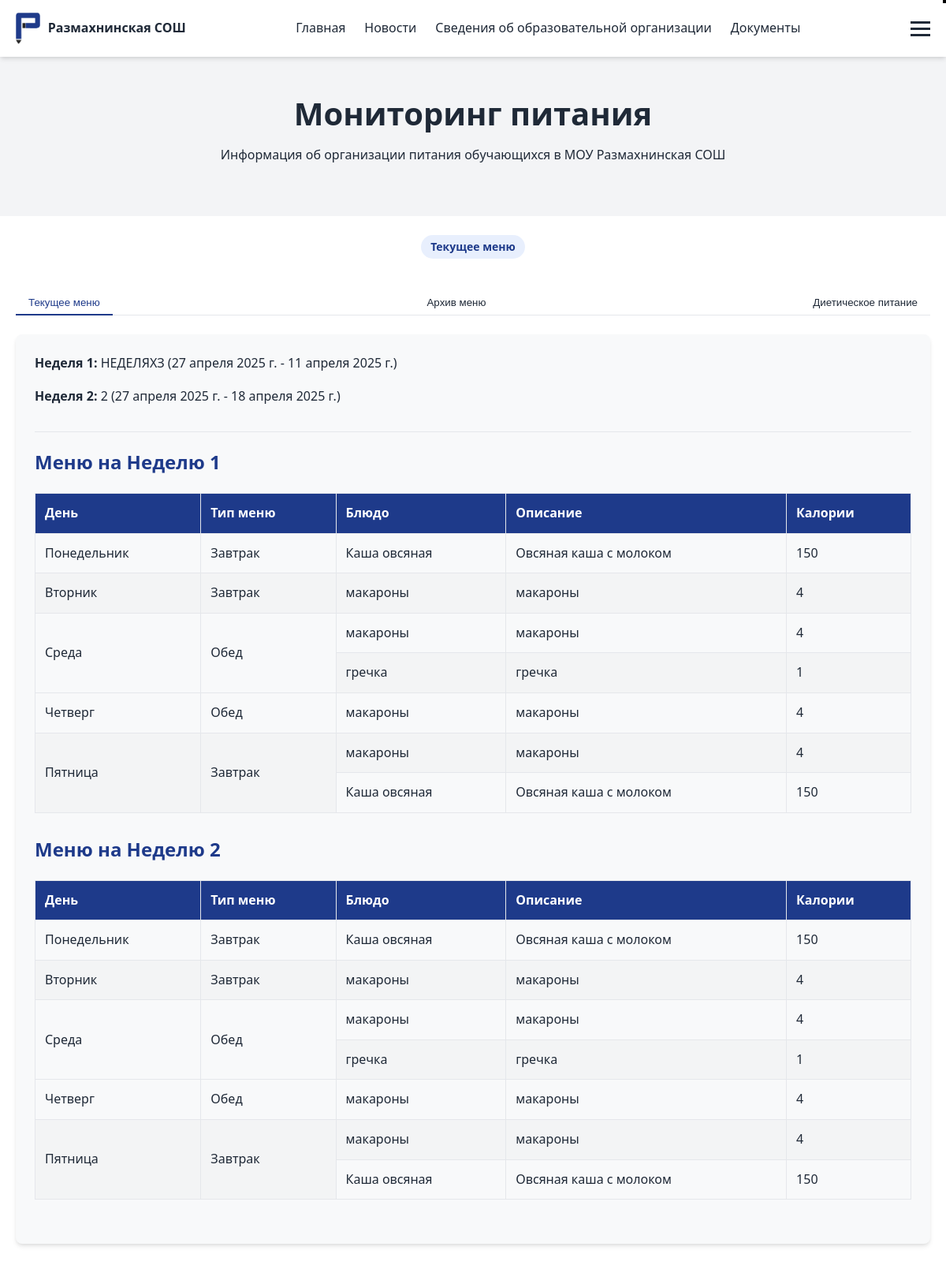
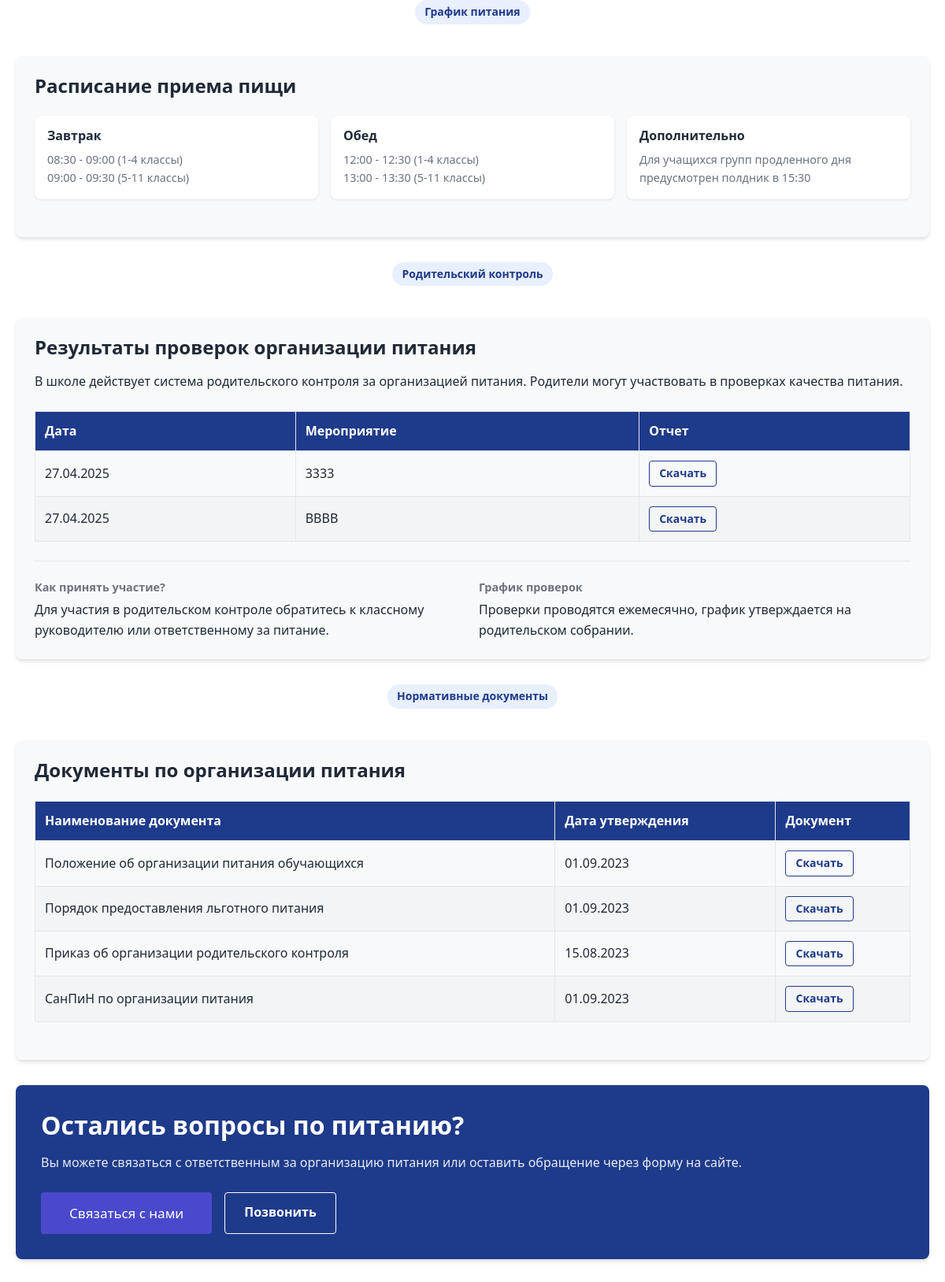
The page /food-monitoring/ (upper part) on the database its author committed (2 pictures, top to bottom).
### www/models.py (models this page shows, shortened)
class MenuWeek(models.Model):
    name = models.CharField(max_length=100)  # Например, "Неделя 1", "Неделя 2"
    start_date = models.DateField()
    end_date = models.DateField()
    is_active = models.BooleanField(default=False)
    days = models.ManyToManyField(MenuDay, related_name='menu_weeks')
    class Meta:
        verbose_name = "Неделя меню"
        verbose_name_plural = "Недели меню"

class MenuType(models.Model):
    name = models.CharField(max_length=100)  # Например, "Завтрак", "Обед", "Ужин"
    class Meta:
        verbose_name = "Тип меню"
        verbose_name_plural = "Типы меню"

class MenuItem(models.Model):
    name = models.CharField(max_length=200)
    description = models.TextField(blank=True, null=True)
    calories = models.IntegerField(default=0)
    proteins = models.FloatField(default=0)
    fats = models.FloatField(default=0)
    carbohydrates = models.FloatField(default=0)
    image = models.ImageField(upload_to='food_images/', blank=True, null=True)
    class Meta:
        verbose_name = "Блюдо"
        verbose_name_plural = "Блюда"

class FoodMonitoringReport(models.Model):
    date = models.DateField()
    report_file = models.FileField(upload_to='food_monitoring_reports/')
    description = models.TextField(blank=True, null=True)
    class Meta:
        verbose_name = "Отчет о мониторинге питания"
        verbose_name_plural = "Отчеты о мониторинге питания"

### www/views.py (the view, shortened to what this page needs)
# urls.py: path('food-monitoring/', food_monitoring, name='food_monitoring'),
def food_monitoring(request):
    active_week = MenuWeek.objects.filter(is_active=True).first() or MenuWeek.objects.first()
    second_week = MenuWeek.objects.exclude(id=active_week.id).first() if active_week else None
    food_schedule = FoodSchedule.objects.all().order_by('start_time')
    monitoring_reports = FoodMonitoringReport.objects.all().order_by('-date')[:5]
    food_documents = FoodDocument.objects.all().order_by('-upload_date')
    week_data = {}
    if active_week:
        week_data['week1'] = {
            'name': active_week.name,
            'start_date': active_week.start_date,
            'end_date': active_week.end_date,
            'days': []
        }
        for day in active_week.days.all():
            day_data = {
                'day': day.get_day_display(),
                'menu_type': day.menu_type.name,
                'items': []
            }
            for item in day.items.all():
                day_data['items'].append({
                    'name': item.name,
                    'description': item.description,
                    'calories': item.calories,
                    'proteins': item.proteins,
                    'fats': item.fats,
                    'carbs': item.carbohydrates,
                    'image': item.image.url if item.image else None,
                })
            week_data['week1']['days'].append(day_data)
        if second_week:
            week_data['week2'] = {
                'name': second_week.name,
                'start_date': second_week.start_date,
                'end_date': second_week.end_date,
                'days': []
            }
            for day in second_week.days.all():
                day_data = {
                    'day': day.get_day_display(),
                    'menu_type': day.menu_type.name,
                    'items': []
                }
                for item in day.items.all():
                    day_data['items'].append({
                        'name': item.name,
                        'description': item.description,
                        'calories': item.calories,
                        'proteins': item.proteins,
                        'fats': item.fats,
                        'carbs': item.carbohydrates,
                        'image': item.image.url if item.image else None,
                    })
                week_data['week2']['days'].append(day_data)
    context = {
        'primary_menu': week_data,
        'food_schedule': food_schedule,
        'monitoring_reports': monitoring_reports,
        'food_documents': food_documents,
        'page_title': 'Мониторинг питания',
        'page_description': 'Информация о школьном питании, меню, расписании и мониторинге'
    }
    return render(request, 'food_monitoring.html', context)

### templates/food_monitoring.html (shortened to what this page needs)
{% extends 'include/base.html' %}
{% load static %}
{% block content %}
<section class="page-header">
    <div class="container">
        <h1>Мониторинг питания</h1>
        <p>Информация об организации питания обучающихся в МОУ Размахнинская СОШ</p>
    </div>
</section>
<div class="container">
    <div class="education-programs">
        <div class="education-tabs">
                                   <div class="section-header">
           <span class="section-badge">Текущее меню</span>
        </div>
            <div class="tabs-nav">
                <button class="tab-btn active" data-tab="current-menu">Текущее меню</button>
                <button class="tab-btn" data-tab="archive-menu">Архив меню</button>
                <button class="tab-btn" data-tab="diet-menu">Диетическое питание</button>
            </div>
            <div class="tabs-content">
                <div class="tab-pane active" id="current-menu">
                    {% if primary_menu %}
                    <div class="education-card">
                        <div class="menu-header">
                            {% if primary_menu.week1 %}
                                <p><strong>Неделя 1:</strong> {{ primary_menu.week1.name }} ({{ primary_menu.week1.start_date }} - {{ primary_menu.week1.end_date }})</p>
                            {% endif %}
                            {% if primary_menu.week2 %}
                                <p><strong>Неделя 2:</strong> {{ primary_menu.week2.name }} ({{ primary_menu.week2.start_date }} - {{ primary_menu.week2.end_date }})</p>
                            {% endif %}
                        </div>
                        {% if primary_menu.week1 %}
                        <div class="week-menu">
                            <h3>Меню на Неделю 1</h3>
                            <div class="education-table-container">
                                <table class="education-table">
                                    <thead>
                                        <tr>
                                            <th>День</th>
                                            <th>Тип меню</th>
                                            <th>Блюдо</th>
                                            <th>Описание</th>
                                            <th>Калории</th>
                                        </tr>
                                    </thead>
                                    <tbody>
                                        {% for day in primary_menu.week1.days %}
                                            {% for item in day.items %}
                                            <tr>
                                                {% if forloop.first %}
                                                <td rowspan="{{ day.items|length }}">{{ day.day }}</td>
                                                <td rowspan="{{ day.items|length }}">{{ day.menu_type }}</td>
                                                {% endif %}
                                                <td>{{ item.name }}</td>
                                                <td>{{ item.description }}</td>
                                                <td>{{ item.calories }}</td>
                                            </tr>
                                            {% endfor %}
                                        {% endfor %}
                                    </tbody>
                                </table>
                            </div>
                        </div>
                        {% endif %}
                        {% if primary_menu.week2 %}
                        <div class="week-menu">
                            <h3>Меню на Неделю 2</h3>
                            <div class="education-table-container">
                                <table class="education-table">
                                    <thead>
                                        <tr>
                                            <th>День</th>
                                            <th>Тип меню</th>
                                            <th>Блюдо</th>
                                            <th>Описание</th>
                                            <th>Калории</th>
                                        </tr>
                                    </thead>
                                    <tbody>
                                        {% for day in primary_menu.week2.days %}
                                            {% for item in day.items %}
                                            <tr>
                                                {% if forloop.first %}
                                                <td rowspan="{{ day.items|length }}">{{ day.day }}</td>
                                                <td rowspan="{{ day.items|length }}">{{ day.menu_type }}</td>
                                                {% endif %}
                                                <td>{{ item.name }}</td>
                                                <td>{{ item.description }}</td>
                                                <td>{{ item.calories }}</td>
                                            </tr>
                                            {% endfor %}
                                        {% endfor %}
                                    </tbody>
                                </table>
                            </div>
                        </div>
                        {% endif %}
                    </div>
                    {% else %}
                    <div class="education-card">
                        <p class="no-data">Меню на текущую неделю не найдено.</p>
                    </div>
                    {% endif %}
                </div>
            </div>
        </div>
    </div>
    <div class="education-programs">
     <div class="education-tabs">
                                   <div class="section-header">
           <span class="section-badge">График питания</span>
        </div>
        <div class="education-card">
            <h3>Расписание приема пищи</h3>
            <div class="calendar-highlights">
                <div class="calendar-highlight-item">
                    <div class="calendar-highlight-content">
                        <h4>Завтрак</h4>
                        <p>08:30 - 09:00 (1-4 классы)</p>
                        <p>09:00 - 09:30 (5-11 классы)</p>
                    </div>
                </div>
                <div class="calendar-highlight-item">
                    <div class="calendar-highlight-content">
                        <h4>Обед</h4>
                        <p>12:00 - 12:30 (1-4 классы)</p>
                        <p>13:00 - 13:30 (5-11 классы)</p>
                    </div>
                </div>
                <div class="calendar-highlight-item">
                    <div class="calendar-highlight-content">
                        <h4>Дополнительно</h4>
                        <p>Для учащихся групп продленного дня предусмотрен полдник в 15:30</p>
                    </div>
                </div>
            </div>
        </div>
    </div>
    <div class="education-programs">
     <div class="education-tabs">
                                   <div class="section-header">
           <span class="section-badge">Родительский контроль</span>
        </div>
        <div class="education-card">
            <h3>Результаты проверок организации питания</h3>
            <p>В школе действует система родительского контроля за организацией питания. Родители могут участвовать в проверках качества питания.</p>
            <div class="education-table-container">
                <table class="education-table">
                    <thead>
                        <tr>
                            <th>Дата</th>
                            <th>Мероприятие</th>
                            <th>Отчет</th>
                        </tr>
                    </thead>
                    <tbody>
                        {% for result in monitoring_reports %}
                        <tr>
                            <td>{{ result.date|date:"d.m.Y" }}</td>
                            <td>{{ result.description }}</td>
                            <td>
                                {% if result.report_file %}
                                <a href="{{ result.report_file.url }}" class="btn btn-outline btn-sm">Скачать</a>
                                {% else %}
                                Нет отчета
                                {% endif %}
                            </td>
                        </tr>
                        {% endfor %}
                    </tbody>
                </table>
            </div>
            <div class="education-details">
                <div class="education-detail-item">
                    <h4>Как принять участие?</h4>
                    <p>Для участия в родительском контроле обратитесь к классному руководителю или ответственному за питание.</p>
                </div>
                <div class="education-detail-item">
                    <h4>График проверок</h4>
                    <p>Проверки проводятся ежемесячно, график утверждается на родительском собрании.</p>
                </div>
            </div>
        </div>
    </div>
    <div class="education-programs">
     <div class="education-tabs">
                                   <div class="section-header">
           <span class="section-badge">Нормативные документы</span>
        </div>
        <div class="education-card">
            <h3>Документы по организации питания</h3>
            <div class="education-table-container">
                <table class="education-table">
                    <thead>
                        <tr>
                            <th>Наименование документа</th>
                            <th>Дата утверждения</th>
                            <th>Документ</th>
                        </tr>
                    </thead>
                    <tbody>
                        <tr>
                            <td>Положение об организации питания обучающихся</td>
                            <td>01.09.2023</td>
                            <td>
                                <a href="{% static 'documents/application-form2.docx' %}" class="btn btn-outline btn-sm">Скачать</a>
                            </td>
                        </tr>
                        <tr>
                            <td>Порядок предоставления льготного питания</td>
                            <td>01.09.2023</td>
                            <td>
                                <a href="{% static 'documents/application-form2.docx' %}" class="btn btn-outline btn-sm">Скачать</a>
                            </td>
                        </tr>
                        <tr>
                            <td>Приказ об организации родительского контроля</td>
                            <td>15.08.2023</td>
                            <td>
                                <a href="{% static 'documents/application-form2.docx' %}" class="btn btn-outline btn-sm">Скачать</a>
                            </td>
                        </tr>
                        <tr>
                            <td>СанПиН по организации питания</td>
                            <td>01.09.2023</td>
                            <td>
                                <a href="{% static 'documents/application-form2.docx' %}" class="btn btn-outline btn-sm">Скачать</a>
                            </td>
                        </tr>
                    </tbody>
                </table>
            </div>
        </div>
    </div>
    <div class="education-card food-cta">
        <div class="food-cta-content">
            <h2>Остались вопросы по питанию?</h2>
            <p>Вы можете связаться с ответственным за организацию питания или оставить обращение через форму на сайте.</p>
            <div class="food-cta-buttons">
                <a href="{% url 'contact' %}" class="btn btn-primary">Связаться с нами</a>
                <a href="tel:+7XXXXXXXXXX" class="btn btn-outline">Позвонить</a>
            </div>
        </div>
    </div>
</div>
{% endblock %}

### rows shown on the page
MenuWeek: week1.name "НЕДЕЛЯХЗ", week1.start_date "27 апреля 2025 г.", week1.end_date "11 апреля 2025 г."
MenuWeek: week2.start_date "27 апреля 2025 г.", week2.end_date "18 апреля 2025 г."
MenuType: menu_type "Завтрак" "Завтрак" "Завтрак", menu_type "Завтрак" "Завтрак" "Завтрак"
MenuItem: name "Каша овсяная" "Каша овсяная", description "Овсяная каша с молоком" "Овсяная каша с молоком", name "Каша овсяная" "Каша овсяная", description "Овсяная каша с молоком" "Овсяная каша с молоком"
MenuItem: name "макароны" "макароны" "макароны" "макароны", description "макароны" "макароны" "макароны" "макароны", name "макароны" "макароны" "макароны" "макароны", description "макароны" "макароны" "макароны" "макароны"
MenuType: menu_type "Обед" "Обед", menu_type "Обед" "Обед"
MenuItem: name "гречка", description "гречка", name "гречка", description "гречка"
FoodMonitoringReport: date "27.04.2025", description "3333"
FoodMonitoringReport: date "27.04.2025", description "ВВВВ"

### other values the page prints
{{ primary_menu.week2.name }} "2"
{{ day.day }} "Понедельник" "Вторник" "Среда" "Четверг" "Пятница"
{{ item.calories }} "150" "4" "4" "1" "4" "4" "150"
